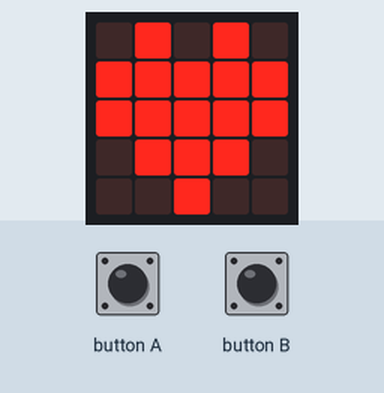
This program was run on a simulated BBC micro:bit (MakeCode). On the bench: the board's 5×5 LED display.

Above: at 0.1 s.
At 1.7 s:
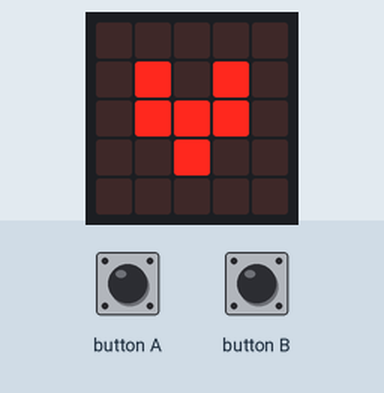

Measured:
- what the display in image 1 shows lasts 1.6 s, from 1.6 s to 3.2 s

The program:

main.ts
```typescript
input.onButtonPressed(Button.A, function () {
    pause2 += -500
})
input.onButtonPressed(Button.B, function () {
    pause2 += 100
})
let pause2 = 1000
basic.forever(function () {
    basic.showIcon(IconNames.Heart)
    basic.pause(pause2)
    basic.showIcon(IconNames.SmallHeart)
    basic.pause(pause2)
})
```

test.ts
```typescript
// test ender her, dette bliver ikke kompileret, når denne pakke bruges som en udvidelse.
```
